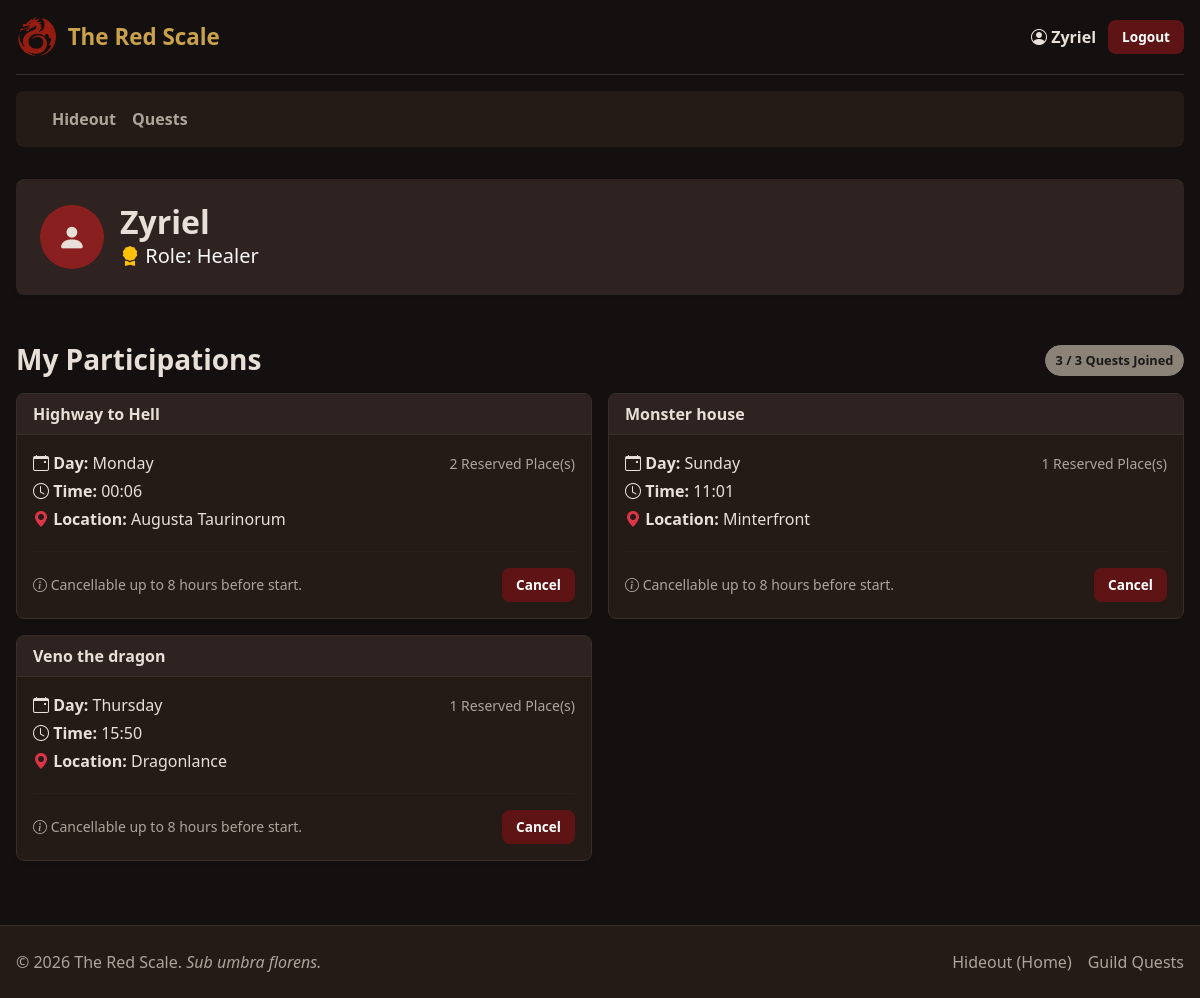
Screenshot of /profile (signed in) with the database file from the repository.
### tables this page shows
CREATE TABLE "users" (
	"id"	INTEGER NOT NULL,
	"name"	TEXT NOT NULL,
	"email"	TEXT NOT NULL UNIQUE,
	"password"	TEXT NOT NULL,
	"role"	INTEGER,
	"priority"	INTEGER NOT NULL,
	PRIMARY KEY("id" AUTOINCREMENT)
);

CREATE TABLE "participations" (
	"id"	INTEGER NOT NULL UNIQUE,
	"user_id"	INTEGER NOT NULL,
	"session_id"	INTEGER NOT NULL,
	"role"	INTEGER NOT NULL,
	"places"	INTEGER NOT NULL,
	PRIMARY KEY("id" AUTOINCREMENT),
	FOREIGN KEY("session_id") REFERENCES "sessions"("quest_id"),
	FOREIGN KEY("user_id") REFERENCES "users"("id")
);

CREATE TABLE "quests" (
	"id"	INTEGER NOT NULL UNIQUE,
	"title"	TEXT NOT NULL,
	"duration"	INTEGER NOT NULL,
	"type"	TEXT NOT NULL,
	"difficulty"	TEXT NOT NULL,
	"description"	TEXT NOT NULL,
	"img"	TEXT NOT NULL,
	PRIMARY KEY("id" AUTOINCREMENT)
);

### app.py (the view)
@app.route("/profile")
@login_required
def profile():
    if current_user.priority == 1:
        stats = quests_dao.get_master_statistics()
        sessions = quests_dao.get_master_sessions()
        most_requested_roles = quests_dao.get_most_requested_role_per_session()
        for session in sessions:
            session_start = get_next_session_datetime(session['day'], session['time'])
            time_diff = session_start - datetime.now()
            session['time_locked'] = time_diff < timedelta(hours=8)
            identificativo = session.get('session_id', session.get('id', 0))
            session['most_requested_role'] = most_requested_roles.get(identificativo, "None yet")
        return render_template("profile.html", stats=stats, sessions=sessions)
    elif current_user.priority == 0:
        participations = quests_dao.get_user_participations(current_user.id)
        return render_template("profile.html", participations=participations)
    else:
        return redirect(url_for("council_dashboard"))

### app.py (called while the page is built)
@login_manager.user_loader
def load_user(user_id):
    db_user = users_dao.get_user_by_id(user_id)
    if db_user:
        return User(
            id=db_user["id"],
            name=db_user["name"],
            email=db_user["email"],
            password=db_user["password"],
            role=db_user["role"],
            priority=db_user["priority"]
        )
    return None

### quests_dao.py (called while the page is built)
def get_db_connection():
    conn = sqlite3.connect(DB_NAME)
    conn.row_factory = sqlite3.Row
    return conn

def get_user_participations(user_id):
    query = """
        SELECT p.id as part_id, q.title, s.day, s.time, s.location, p.role, p.places
        FROM participations p
        JOIN sessions s ON p.session_id = s.id
        JOIN quests q ON s.quest_id = q.id
        WHERE p.user_id = ?
        ORDER BY s.day, s.time
    """
    conn = get_db_connection()
    cursor = conn.cursor()
    cursor.execute(query, (user_id,))
    participations = cursor.fetchall()
    conn.close()
    return participations

### users_dao.py (called while the page is built)
def get_user_by_id(user_id):
    query = "SELECT * FROM users WHERE id = ?"
    conn = sqlite3.connect(DB_NAME)
    conn.row_factory = sqlite3.Row
    cursor = conn.cursor()
    cursor.execute(query, (user_id,))
    db_user = cursor.fetchone()
    conn.commit()
    cursor.close()
    conn.close()
    return db_user

### templates/profile.html (shortened to what this page needs)
{% extends 'base.html' %}
{% block content %}
<div class="col-12 mb-4">
  <div class="card shadow-sm border-0 bg-dark text-white">
    <div class="card-body d-flex align-items-center gap-3 p-4">
      <div class="cult-avatar">
        <i class="bi bi-person-fill"></i>
      </div>
      <div>
        <h2 class="mb-0 fw-bold">{{ current_user.name }}</h2>
        <p class="mb-0 text-light fs-5">
          {% if current_user.priority == 0%}
          <i class="bi bi-award-fill text-warning"></i>
          Role: <span class="text-capitalize">{% if current_user.role == 1 %} Warrior {% elif current_user.role == 2%}
            Mage {% else %} Healer {% endif %}</span>
          {% endif %}
        </p>
      </div>
    </div>
  </div>
</div>
{% if current_user.priority == 1 %}
<div class="col-12">
  <h3 class="mb-3"><i class="bi bi-journal-bookmark-fill"></i> Scheduled Quest Sessions</h3>
  <p class="text-muted">Manage your weekly program and view participation statistics.</p>
  {% if sessions %}
  <div class="row row-cols-1 g-4">
    {% for session in sessions %}
    <div class="col">
      <div class="card shadow-sm border-secondary">
        <div class="card-header bg-light d-flex justify-content-between align-items-center">
          <h5 class="mb-0 text-primary fw-bold">{{ session.title }}</h5>
          <span class="cult-badge badge-dark">{{ session.day }} - {{ session.time }}</span>
        </div>
        <div class="card-body row">
          <div class="col-md-5 border-end">
            <p><i class="bi bi-geo-alt-fill text-danger"></i> <strong>Location:</strong> {{ session.location }}</p>
            <div class="mt-3">
              {% if session.total_participants > 0 %}
              <button class="btn-cult btn-cult-outline btn-cult-sm" disabled title="Cannot modify: adventurers have joined">
                <i class="bi bi-lock-fill"></i> Locked (Has Participants)
              </button>
              {% elif session.time_locked %}
              <button class="btn-cult btn-cult-outline btn-cult-sm" disabled title="Cannot modify: starts in less than 8 hours">
                <i class="bi bi-clock-history"></i> Locked (Starts Soon)
              </button>
              {% else %}
              <a href="{{ url_for('edit_session', session_id=session.session_id) }}" class="btn-cult btn-cult-secondary btn-cult-sm">
                <i class="bi bi-pencil"></i> Edit
              </a>
              <a href="{{ url_for('delete_session', session_id=session.session_id) }}"
                class="btn-cult btn-cult-danger-outline btn-cult-sm">
                <i class="bi bi-trash"></i> Cancel
              </a>
              {% endif %}
            </div>
          </div>
          <div class="col-md-7 ps-md-4 mt-3 mt-md-0">
            <h6 class="fw-bold"><i class="bi bi-bar-chart-fill"></i> Session Statistics</h6>
            <ul class="list-unstyled mb-0 small">
              <li class="mb-1">
                <strong>Total Reserved Places:</strong>
                <span class="cult-badge badge-gold">{{ session.total_participants }}</span>
              </li>
              <li class="mb-2">
                <strong>Most Requested Role:</strong>
                <span class="cult-badge badge-ash">{{ session.most_requested_role }}</span>
              </li>
              <li class="mt-2 text-muted"><strong>Remaining Places:</strong></li>
              <li>
                Warrior: <span class="cult-badge badge-ash">{{ session.rem_warrior }}</span> |
                Mage: <span class="cult-badge badge-ash">{{ session.rem_mage }}</span> |
                Healer: <span class="cult-badge badge-ash">{{ session.rem_healer }}</span>
              </li>
            </ul>
          </div>
        </div>
      </div>
    </div>
    {% endfor %}
  </div>
  {% else %}
  <div class="alert alert-info">You have not scheduled any sessions yet.</div>
  {% endif %}
</div>
{% elif current_user.priority == 0 %}
<div class="col-12">
  <div class="d-flex justify-content-between align-items-center mb-3">
    <h3 class="mb-0"> My Participations</h3>
    <span class="cult-badge badge-ash">{{ participations|length }} / 3 Quests Joined</span>
  </div>
  {% if participations %}
  <div class="row row-cols-1 row-cols-lg-2 g-3">
    {% for part in participations %}
    <div class="col">
      <div class="card shadow-sm h-100 border-primary">
        <div class="card-header bg-primary text-white d-flex justify-content-between align-items-center">
          <strong>{{ part.title }}</strong>
        </div>
        <div class="card-body">
          <div class="d-flex justify-content-between mb-3">
            <div>
              <p class="mb-1"><i class="bi bi-calendar-event"></i> <strong>Day:</strong> {{ part.day }}</p>
              <p class="mb-1"><i class="bi bi-clock"></i> <strong>Time:</strong> {{ part.time }}</p>
              <p class="mb-1"><i class="bi bi-geo-alt-fill text-danger"></i> <strong>Location:</strong> {{ part.location }}</p>
            </div>
            <div class="text-end">
              <small class="text-muted">{{ part.places }} Reserved Place(s)</small>
            </div>
          </div>
          <hr>
          <div class="d-flex justify-content-between align-items-center">
            <small class="text-muted"><i class="bi bi-info-circle"></i> Cancellable up to 8 hours before start.</small>
            <a href="{{ url_for('cancel_participation', part_id=part.part_id) }}" class="btn-cult btn-cult-danger btn-cult-sm"
              onclick="return confirm('Are you sure you want to cancel this participation?');">
              Cancel
            </a>
          </div>
        </div>
      </div>
    </div>
    {% endfor %}
  </div>
  {% else %}
  <div class="alert alert-warning text-center p-5">
    <h5>You haven't joined any quests yet!</h5>
    <p>The guild needs your help. Browse the Quest Board and sign up for an adventure.</p>
    <a href="{{ url_for('all_quests') }}" class="btn-cult btn-cult-primary mt-2">Go to Quest Board</a>
  </div>
  {% endif %}
</div>
{% endif %}
{% endblock %}

### templates/base.html (shortened to what this page needs)
<!DOCTYPE html>
<html lang="en">
<head>
  <link href="https://cdn.jsdelivr.net/npm/bootstrap@5.3.8/dist/css/bootstrap.min.css" rel="stylesheet">
  <link rel="stylesheet" href="https://cdn.jsdelivr.net/npm/bootstrap-icons@1.13.1/font/bootstrap-icons.min.css">
  <link rel="stylesheet" href="{{ url_for('static', filename='styles/styles.css') }}">
</head>
<body class="cult-layout">
  <div class="cult-container">
    <header class="cult-header">
      <a href="{{ url_for('home') }}" class="cult-brand">
        <img src="{{ url_for('static', filename='images/logo.png') }}" alt="The Red Scale Logo">
        <span>The Red Scale</span>
      </a>
      <ul class="cult-auth-menu">
        {% if current_user.is_authenticated %}
          {% if current_user.priority != 2 %}
            <li>
                <a href="{{ url_for('profile') }}" class="cult-user-link">
                    <i class="bi bi-person-circle"></i> {{ current_user.name }}
                </a>
            </li>
          {% elif current_user.priority == 2 %}
            <li>
                <a href="{{ url_for('council_dashboard') }}" class="cult-user-link">
                    <i class="bi bi-person-circle"></i> {{ current_user.name }}
                </a>
            </li>
          {% endif %}
        <li><a href="{{ url_for('logout') }}" class="btn-cult btn-cult-danger btn-cult-sm">Logout</a></li>
        {% endif %}
      </ul>
    </header>
    <nav class="navbar navbar-expand-lg cult-navbar">
      <div class="container-fluid">
        <div class="collapse navbar-collapse" id="navbarNav">
          <ul class="navbar-nav cult-nav-links">
            <li class="nav-item">
              <a class="nav-link {% block active_home %}{% endblock %}" href="{{ url_for('home') }}">Hideout</a>
            </li>
            <li class="nav-item">
              <a class="nav-link {% block active_all_quests %}{% endblock %}" href="{{ url_for('all_quests') }}">Quests</a>
            </li>
          </ul>
        </div>
      </div>
    </nav>
    <main class="cult-main-content">
      {% block content %}
      {% endblock %}
    </main>
  </div>
  <footer class="cult-footer">
    <div class="cult-footer-inner">
      <div class="cult-copyright">
        <span>© 2026 The Red Scale. <i>Sub umbra florens.</i></span>
      </div>
      <div class="cult-footer-nav">
        <ul>
          <li><a href="{{ url_for('home') }}">Hideout (Home)</a></li>
          <li><a href="{{ url_for('all_quests') }}">Guild Quests</a></li>
        </ul>
      </div>
    </div>
  </footer>
</body>
</html>

### static/styles/styles.css (style rules this page uses)
:root { --c-bg: #14100f; --c-bg-alt: #1b1512; --c-surface: #241b17; --c-surface-light: #2e2320; --c-red: #8a1f1f; --c-red-dark: #5e1414; --c-red-light: #b83232; --c-gold: #c9a24b; --c-ash: #8b8378; --c-text: #e8e0d8; --c-text-muted: #ada49a; --c-border: #3a2e29; --radius: 8px; }
body.cult-layout { background-color: var(--c-bg); color: var(--c-text); font-family: system-ui, "Segoe UI", Roboto, sans-serif; min-height: 100vh; display: flex; flex-direction: column; }
.cult-container { flex: 1; display: flex; flex-direction: column; max-width: 1200px; margin: 0 auto; width: 100%; padding: 0 1rem; }
.cult-main-content { flex: 1; display: flex; flex-wrap: wrap; gap: 1.5rem; padding: 2rem 0; }
a { color: var(--c-red-light); text-decoration: none; }
h1, h2, h3, h4, h5, h6 { color: var(--c-text); font-weight: 700; }
.cult-header { display: flex; justify-content: space-between; align-items: center; padding: 1rem 0; border-bottom: 1px solid var(--c-border); }
.cult-brand { display: flex; align-items: center; gap: .6rem; font-size: 1.4rem; font-weight: 700; color: var(--c-gold); }
.cult-brand img { height: 42px; }
.cult-auth-menu { display: flex; align-items: center; gap: .75rem; list-style: none; margin: 0; }
.cult-user-link { color: var(--c-text); font-weight: 600; }
.cult-navbar { background-color: var(--c-surface); border-radius: var(--radius); margin-top: 1rem; padding: .25rem 1rem; }
.cult-nav-links .nav-link { color: var(--c-text-muted); font-weight: 600; padding: .75rem 1rem; }
.cult-footer { background-color: var(--c-surface); border-top: 1px solid var(--c-border); padding: 1.5rem 0; margin-top: 2rem; }
.cult-footer-inner { max-width: 1200px; margin: 0 auto; padding: 0 1rem; display: flex; justify-content: space-between; flex-wrap: wrap; gap: .5rem; color: var(--c-text-muted); }
.cult-footer-nav ul { list-style: none; display: flex; gap: 1rem; margin: 0; padding: 0; }
.cult-footer-nav a { color: var(--c-text-muted); }
.btn-cult { display: inline-flex; align-items: center; justify-content: center; gap: .4rem; padding: .55rem 1.25rem; border-radius: var(--radius); font-weight: 600; border: 2px solid transparent; cursor: pointer; transition: all .15s ease; }
.btn-cult-danger { background-color: var(--c-red-dark); border-color: var(--c-red-dark); color: #fff; }
.btn-cult-sm { padding: .3rem .75rem; font-size: .85rem; }
.border-primary, .border-secondary, .border-danger, .border-info { border-color: var(--c-border) !important; }
.text-white, .text-dark, .text-primary, .text-success { color: var(--c-text) !important; }
.bg-dark, .bg-primary, .bg-light, .bg-secondary { background-color: var(--c-surface-light) !important; }
hr { border-color: var(--c-border); }
.card, .cult-panel { background-color: var(--c-surface); border: 1px solid var(--c-border); border-radius: var(--radius); color: var(--c-text); }
.card-header { border-bottom: 1px solid var(--c-border); color: var(--c-text) !important; }
.card-body { color: var(--c-text); }
.text-muted, .form-text { color: var(--c-text-muted) !important; }
.cult-badge { display: inline-block; padding: .3rem .6rem; border-radius: 20px; font-size: .8rem; font-weight: 600; background-color: var(--c-surface-light); color: var(--c-text); border: 1px solid var(--c-border); }
.badge-ash { background-color: var(--c-ash); color: #1a1a1a; border-color: var(--c-ash); }
.cult-avatar { width: 64px; height: 64px; border-radius: 50%; background-color: var(--c-red); display: flex; align-items: center; justify-content: center; font-size: 1.8rem; }

### rows the page displays
users: name "Zyriel"
participations: title "Highway to Hell", day "Monday", time "00:06", location "Augusta Taurinorum", places "2"
participations: title "Monster house", day "Sunday", time "11:01", location "Minterfront", places "1"
participations: title "Veno the dragon", day "Thursday", time "15:50", location "Dragonlance", places "1"

### other values shown
{{ participations|length }} "3"
